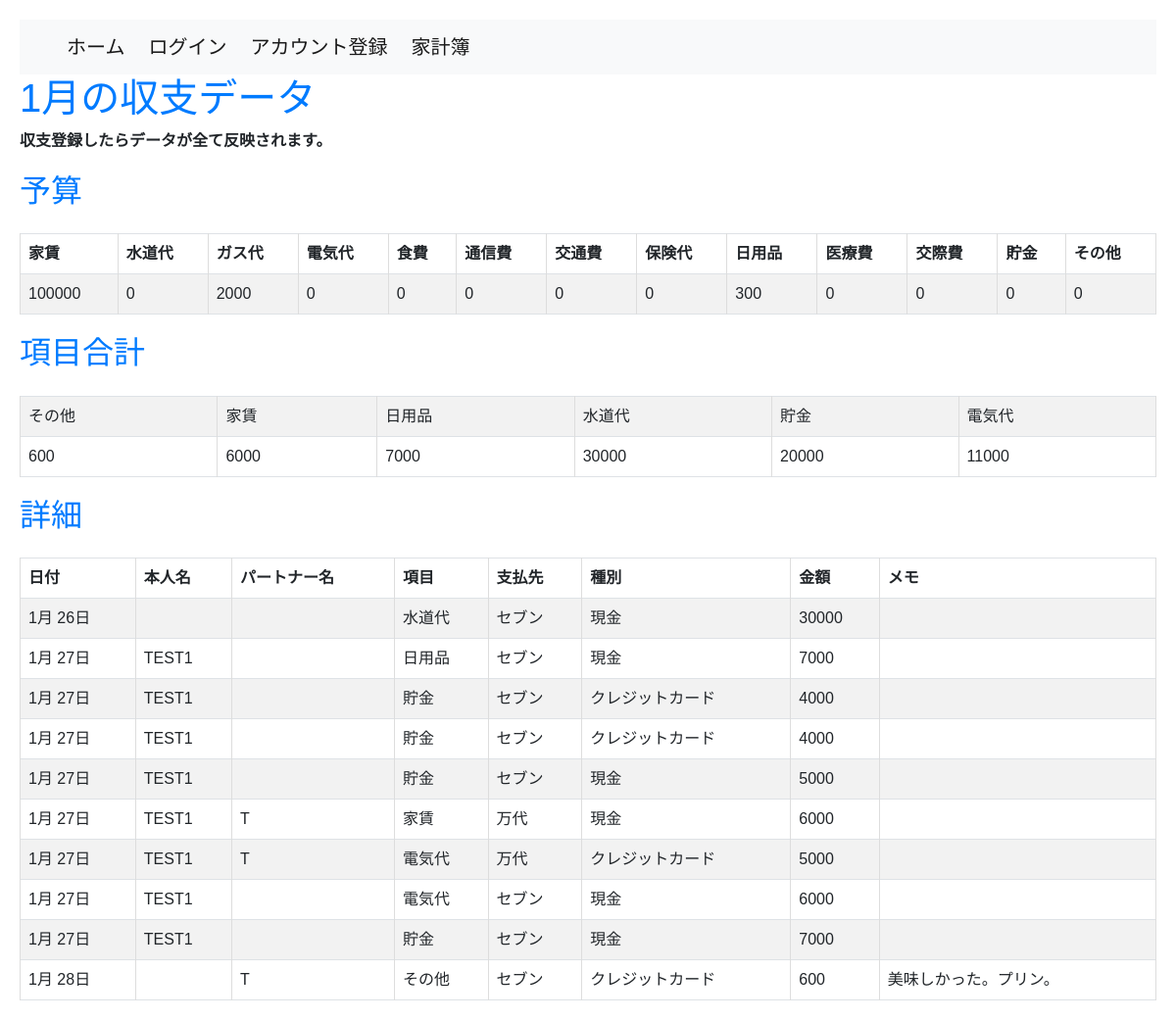
Before: /household_budget/monthly_data/2024-1/ with the older database file.
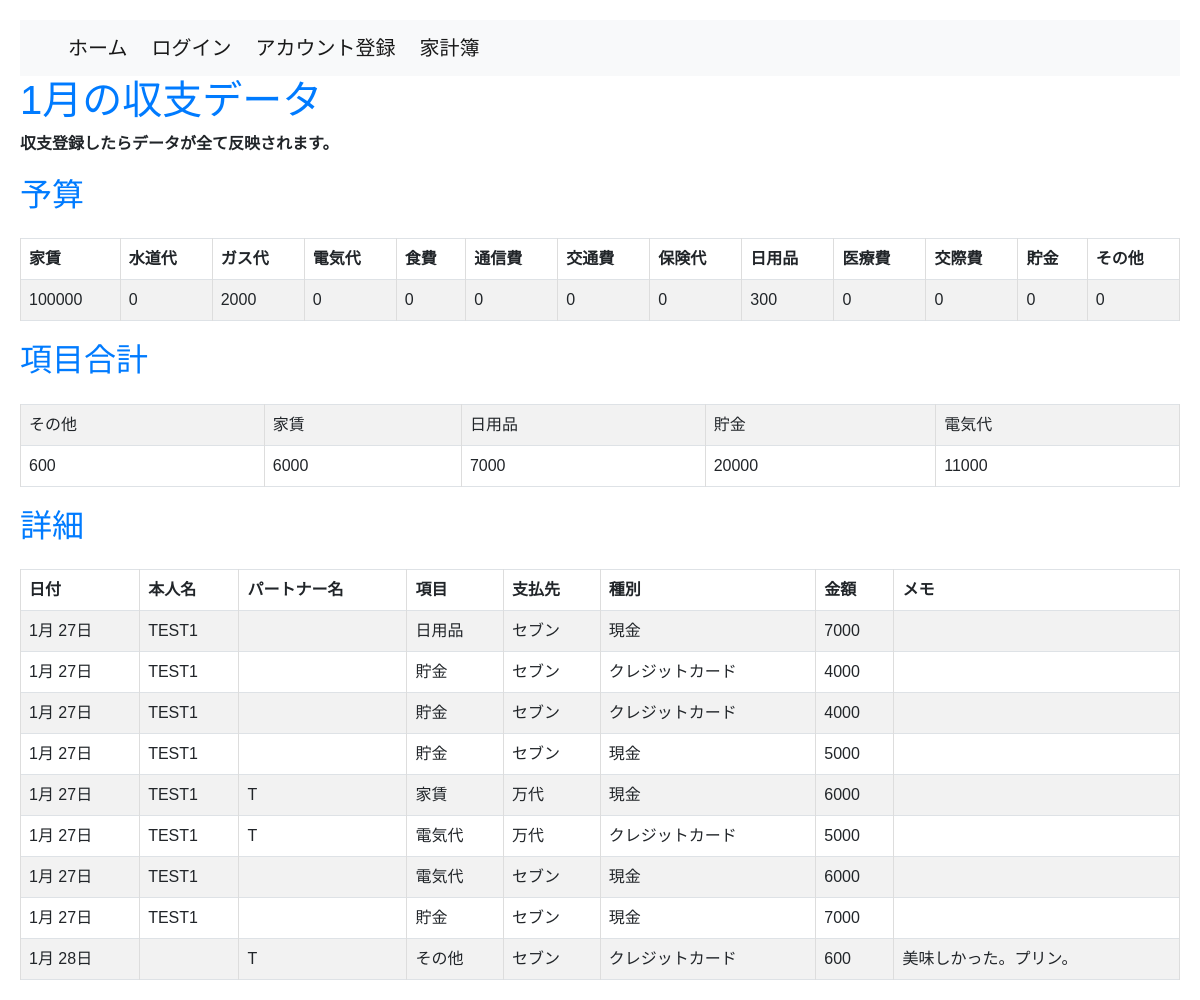
After: the same page with the newer database file.
### household_budget/models.py (models this page shows, shortened)
class Transaction(models.Model):
    user = models.ForeignKey(settings.AUTH_USER_MODEL, on_delete=models.CASCADE)
    event_date = models.DateField()
    name_1 = models.CharField(max_length=20, default='', null=True)
    name_2 = models.CharField(max_length=20, default='', null=True)
    category = models.ForeignKey(Category, on_delete=models.CASCADE)
    payment_type = models.ForeignKey(PaymentType, on_delete=models.CASCADE)
    vendor_name = models.ForeignKey(Vendor, on_delete=models.CASCADE, related_name='vendor_transactions')
    amount = models.IntegerField(default=0)
    memo = models.TextField(null=True)
    class Meta:
        db_table = 'transaction'
        ordering = ['event_date']

class Category(models.Model):
    category_name = models.CharField(max_length=50)
    class Meta:
        db_table = 'category'

class Vendor(models.Model):
    user = models.ForeignKey(settings.AUTH_USER_MODEL, on_delete=models.CASCADE)
    vendor_name = models.CharField(max_length=50)
    class Meta:
        db_table = 'vendor'

class PaymentType(models.Model):
    payment_type = models.CharField(max_length=20)
    class Meta:
        db_table = 'pament_type'

### household_budget/views.py (the view)
# urls.py: path('monthly_data/<int:year>-<int:month>/', M_DataView.as_view(), name='monthly_data'),
class M_DataView(TemplateView):
    template_name = 'm_data.html'  # 作成するHTMLテンプレートの名前に変更してください
    def get_context_data(self, **kwargs):
        context = super().get_context_data(**kwargs)
        year = self.kwargs.get('year')
        month = self.kwargs.get('month')
        monthly_summary = Transaction.objects.filter(event_date__year=year, event_date__month=month)\
            .values('category__category_name')\
            .annotate(total_amount=Sum('amount'))
        if not monthly_summary:
            context['no_data_message'] = 'データが未入力です'
            return context
        monthly_details = Transaction.objects.filter(event_date__year=year, event_date__month=month)
        latest_budget = Budget.objects.filter(event_date__year=year, event_date__month=month).order_by('-event_date').first()
        context['year'] = year
        context['month'] = month
        context['monthly_summary'] = monthly_summary
        context['monthly_details'] = monthly_details
        context['latest_budget'] = latest_budget
        return context

### household_budget/templates/m_data.html (shortened to what this page needs)
{% extends 'base.html' %}
{% block content %}
<!DOCTYPE html>
<html lang="en">
<head>
</head>
<body>
    <h1>{{ month }}月の収支データ</h1>
    <p><b>収支登録したらデータが全て反映されます。</b></p>
    <h2>予算</h2>
    <table class="table table-striped table-bordered mt-4">
        <thead class="thead-dark">
            <tr>
                <th>家賃</th>
                <th>水道代</th>
                <th>ガス代</th>
                <th>電気代</th>
                <th>食費</th>
                <th>通信費</th>
                <th>交通費</th>
                <th>保険代</th>
                <th>日用品</th>
                <th>医療費</th>
                <th>交際費</th>
                <th>貯金</th>
                <th>その他</th>
            </tr>
        </thead>
        <tbody>
            <tr>
                <td>{{ latest_budget.rent_budget }}</td>
                <td>{{ latest_budget.water_supply_budget }}</td>
                <td>{{ latest_budget.gas_budget }}</td>
                <td>{{ latest_budget.electricity_budget }}</td>
                <td>{{ latest_budget.food_expenses_budget }}</td>
                <td>{{ latest_budget.communication_expenses_budget }}</td>
                <td>{{ latest_budget.transportation_expenses_budget }}</td>
                <td>{{ latest_budget.insurance_fee_budget }}</td>
                <td>{{ latest_budget.daily_necessities_budget }}</td>
                <td>{{ latest_budget.medical_bills_budget }}</td>
                <td>{{ latest_budget.entertainment_expenses_budget }}</td>
                <td>{{ latest_budget.saving_budget }}</td>
                <td>{{ latest_budget.add_item_budget }}</td>
            </tr>
        </tbody>
    </table>
    <h2>項目合計</h2>
    <table class="table table-striped table-bordered mt-4">
        <tbody>
          {% if monthly_summary %}
            <tr>
                {% for entry in monthly_summary %}
                    <td>{{ entry.category__category_name }}</td>
                {% endfor %}
            </tr>
            <tr>
                {% for entry in monthly_summary %}
                    <td>{{ entry.total_amount|default:"0" }}</td>
                {% endfor %}
            </tr>
          {% else %}
            <tr>
              <td colspan="2">データが未入力です。</td>
            </tr>
          {% endif %}
        </tbody>
    </table>
    <h2>詳細</h2>
    <table class="table table-striped table-bordered mt-4">
        <thead class="thead-dark">
            <tr>
                <th>日付</th>
                <th>本人名</th>
                <th>パートナー名</th>
                <th>項目</th>
                <th>支払先</th>
                <th>種別</th>
                <th>金額</th>
                <th>メモ</th>
            </tr>
        </thead>
        <tbody>
            {% for detail in monthly_details %}
                <tr>
                    <td>{{ detail.event_date|date:"n月 j日" }}</td>
                    <td>{{ detail.name_1 }}</td>
                    <td>{{ detail.name_2 }}</td>
                    <td>{{ detail.category.category_name }}</td>
                    <td>{{ detail.vendor_name.vendor_name }}</td>
                    <td>{{ detail.payment_type.payment_type }}</td>
                    <td>{{ detail.amount }}</td>
                    <td>{{ detail.memo }}</td>
                </tr>
            {% endfor %}
        </tbody>
    </table>
</body>
</html>
{% endblock %}

Changed rows visible on the page:
removed Transaction: event_date "1月 26日", category.category_name "水道代", vendor_name.vendor_name "セブン", payment_type.payment_type "現金", amount "30000"
Other visible differences:
list line gone: "水道代"
list line gone: "30000"
